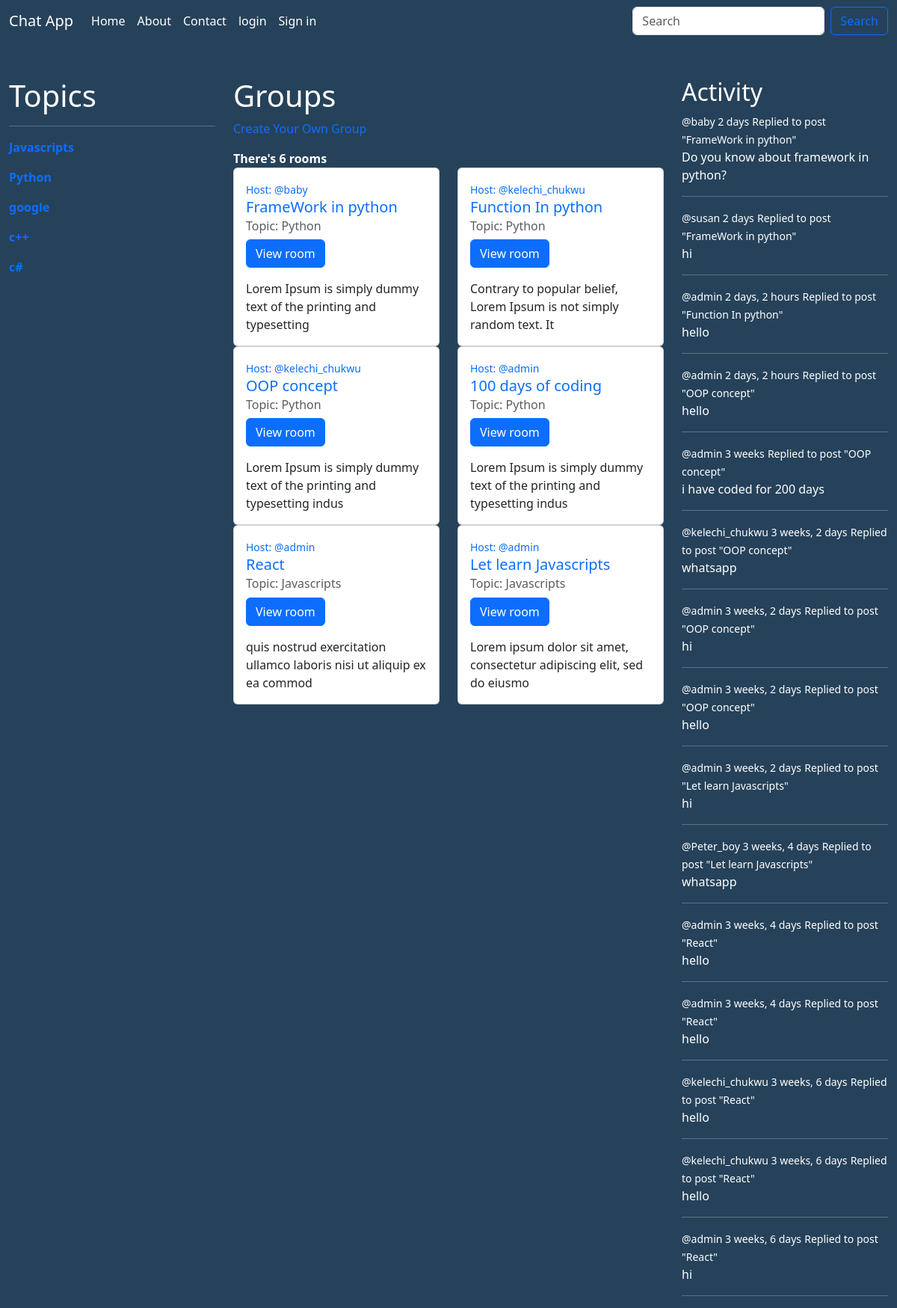
The page / on the database its author committed.
### main/models.py (models this page shows)
class Topic(models.Model):
    name = models.CharField(max_length=100)
    def __str__(self) -> str:
        return f"{self.name}"

class Room(models.Model):
    name = models.CharField(max_length=100,)
    host = models.ForeignKey(User,on_delete=models.CASCADE)
    topic = models.ForeignKey(Topic,on_delete=models.CASCADE)
    participant= models.ManyToManyField(User,related_name='paticipants',blank=True)
    description = models.TextField(max_length=600,null=True,blank=True)
    created = models.DateTimeField(auto_now_add=True)
    update = models.DateTimeField(auto_now=True)
    class Meta:
        ordering = ['-created']
    def __str__(self) -> str:
        return f'{self.description[0:70]}'

class Message(models.Model):
    host = models.ForeignKey(User,on_delete=models.CASCADE)
    room = models.ForeignKey(Room,on_delete=models.CASCADE)
    body = models.TextField(max_length=200,null=True,blank=True)
    created = models.DateTimeField(auto_now_add= True)
    class Meta:
        ordering = ['-created']
    def __str__(self) -> str:
        return f'{self.body}'

### main/views.py (the view)
# urls.py: 2. Add a URL to urlpatterns:  path('', views.home, name='home')
def home(request):
    room = Room.objects.all()
    rooms = room.count()
    topic = Topic.objects.all()
    message = Message.objects.all()
    context = {'room':room,'topic':topic, 'message':message,'rooms':rooms}
    return render(request,'home.html',context)

### templates/home.html (shortened to what this page needs)
{% extends 'partial/main.html' %}
{% load static %}
{% block content %}
<br><br>
<div class="container-fluid">
    <div class="row ">
       <div class="col-3">
          <div class="topic">
              <h1 >Topics</h1>
              <hr>
              {% for topic in topic%}
                  <p><Strong><a href="{% url 'topic' topic.name%}">{{topic.name}}</a></Strong></p>
              {% endfor%}
          </div>
       </div>
        <div class="col-6 col-lg-6">
            <div class="Group">
                <h1>Groups</h1>
                <p><a href="{% url 'create' %}  "  title="Create Your Very Own Room">Create Your Own Group</a></p>
            </div>
            <b>There's {{rooms}} rooms</b>
            <div class="row">
                {% for room in room%}
                <div class="col-12 col-lg-6 ">
                  <div class="card">
                     <div class="card-body">
                        <a href="{% url 'profile' room.host.id %}">
                        <small>Host: @{{room.host}}</small></a> <br>
                        <h5 class="card-title"><a href="{% url 'room' room.id %}">{{room.name}}</a> </h5>
                        <h6 class="card-subtitle mb-2 text-body-secondary">Topic: {{room.topic}}</h6>
                        {% if request.user == room.host%}
                        <p><a href="{% url 'delete' room.id %}" class="btn btn-danger">Delete</a>   <a href="{% url 'update' room.id %}" class="btn btn-primary">update</a></p>
                        {% else%}
                        <p><a href="{% url 'room' room.id %}" class="btn btn-primary">View room</a></p>
                        {% endif%}
                        <p class="card-text">{{room}}</p>
                     </div>
                  </div>
                </div>
                {% endfor %}
            </div>
       </div>
       <div class="col-3">
         <h2>Activity</h2>
        {% for message in message%}
         <small>@{{message.host}}    {{message.created|timesince}}</small>
         <small>Replied to post "{{message.room.name}}"</small>
         <p>{{message}}</p>
         <hr>
        {% endfor %}
       </div>
    </div>
</div>
{% endblock %}

### static/css/styles.css (style rules this page uses)
.body { background-color: #26425a; color: white; }
.topic a { text-decoration: none; }
.Group a { text-decoration: none; }
.card-body a { text-decoration: none; }
h5 a { text-decoration: none; }

### rows shown on the page
Topic: name "Javascripts"
Topic: name "Python"
Topic: name "google"
Topic: name "c++"
Topic: name "c#"
Room: host "baby", name "FrameWork in python", topic "Python", shows "View room", description "Lorem Ipsum is simply dummy text of the printing and typesetting"
Room: host "kelechi_chukwu", name "Function In python", topic "Python", shows "View room", description "Contrary to popular belief, Lorem Ipsum is not simply random text. It"
Room: host "kelechi_chukwu", name "OOP concept", topic "Python", shows "View room", description "Lorem Ipsum is simply dummy text of the printing and typesetting indus"
Room: host "admin", name "100 days of coding", topic "Python", shows "View room", description "Lorem Ipsum is simply dummy text of the printing and typesetting indus"
Room: host "admin", name "React", topic "Javascripts", shows "View room", description "quis nostrud exercitation ullamco laboris nisi ut aliquip ex ea commod"
Room: host "admin", name "Let learn Javascripts", topic "Javascripts", shows "View room", description "Lorem ipsum dolor sit amet, consectetur adipiscing elit, sed do eiusmo"
Message: host "baby", created "2 days", room.name "FrameWork in python", body "Do you know about framework in python?"
Message: host "susan", created "2 days", room.name "FrameWork in python", body "hi"
Message: host "admin", created "2 days, 2 hours", room.name "Function In python", body "hello"
Message: host "admin", created "2 days, 2 hours", room.name "OOP concept", body "hello"
Message: host "admin", created "3 weeks", room.name "OOP concept", body "i have coded for 200 days"
Message: host "kelechi_chukwu", created "3 weeks, 2 days", room.name "OOP concept", body "whatsapp"
Message: host "admin", created "3 weeks, 2 days", room.name "OOP concept", body "hi"
Message: host "admin", created "3 weeks, 2 days", room.name "OOP concept", body "hello"
Message: host "admin", created "3 weeks, 2 days", room.name "Let learn Javascripts", body "hi"
Message: host "Peter_boy", created "3 weeks, 4 days", room.name "Let learn Javascripts", body "whatsapp"
Message: host "admin", created "3 weeks, 4 days", room.name "React", body "hello"
Message: host "admin", created "3 weeks, 4 days", room.name "React", body "hello"
Message: host "kelechi_chukwu", created "3 weeks, 6 days", room.name "React", body "hello"
Message: host "kelechi_chukwu", created "3 weeks, 6 days", room.name "React", body "hello"
Message: host "admin", created "3 weeks, 6 days", room.name "React", body "hi"

### other values the page prints
{{ rooms }} "6"
